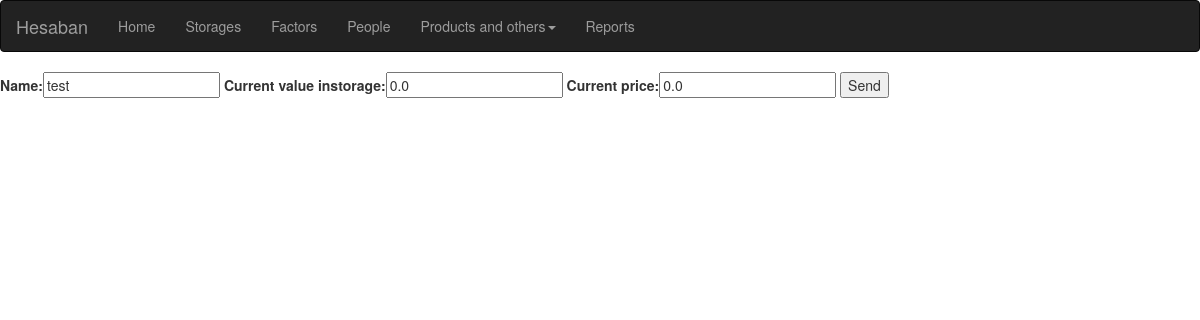
The app's page /alter/21/, older data.
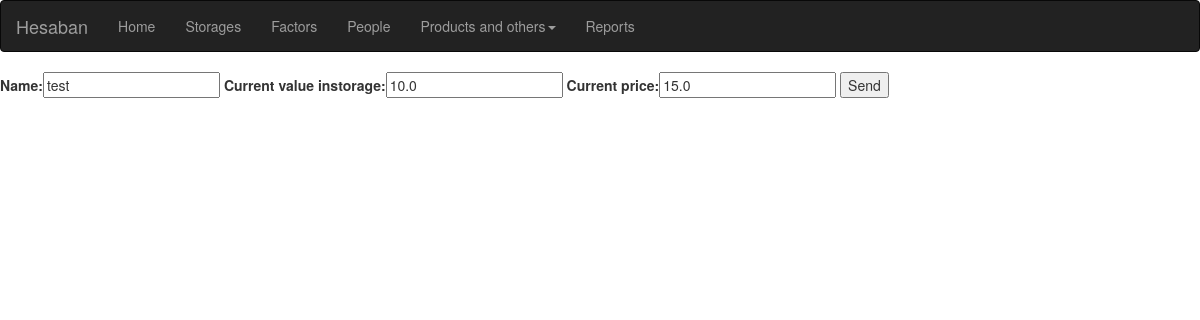
The same page, newer data.
### product/models.py (models this page shows, shortened)
class kala(models.Model):
    name = models.CharField(max_length=50)
    current_value_instorage = models.FloatField(default=0)
    current_price = models.FloatField(default=0)
    total_value = models.FloatField(default=0)
    price_per_unit = models.FloatField()
    materials = JSONField()

### product/views.py (the view)
# urls.py: path("alter/<int:id>/",views.alter),
def alter(request,id):
    selected = kala.objects.get(id=id)
    if request.method == 'POST':
        form = kalaForm(request.POST, instance=selected)
        if form.is_valid():
            form.save()
            selected.total_value = selected.current_value_instorage * selected.current_price
            selected.save()
            return render(request,"product/all.html")
    else:
        form = kalaForm(instance=selected)
        return render(request,'change.html',{'form': form})

### product/forms.py
class kalaForm(forms.ModelForm):
    class Meta:
        model = kala
        fields = '__all__'
        exclude = ('materials','price_per_unit','total_value',)

### templates/change.html (shortened to what this page needs)
{% extends 'base.html' %}
{% block body %}
<form method="POST">
    {{form}}
  <button type='submit'>Send</button>
</form>
{% endblock body %}

Row changes from the older to the newer data that the page shows:
changed kala "test": current_value_instorage "0.0" → "10.0"; current_price "0.0" → "15.0"
